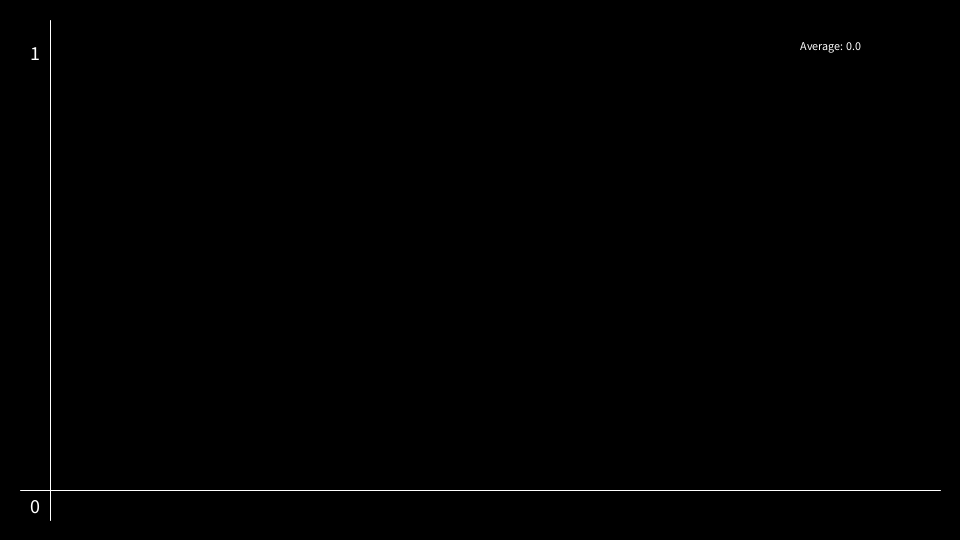
Frame 1 (no input)
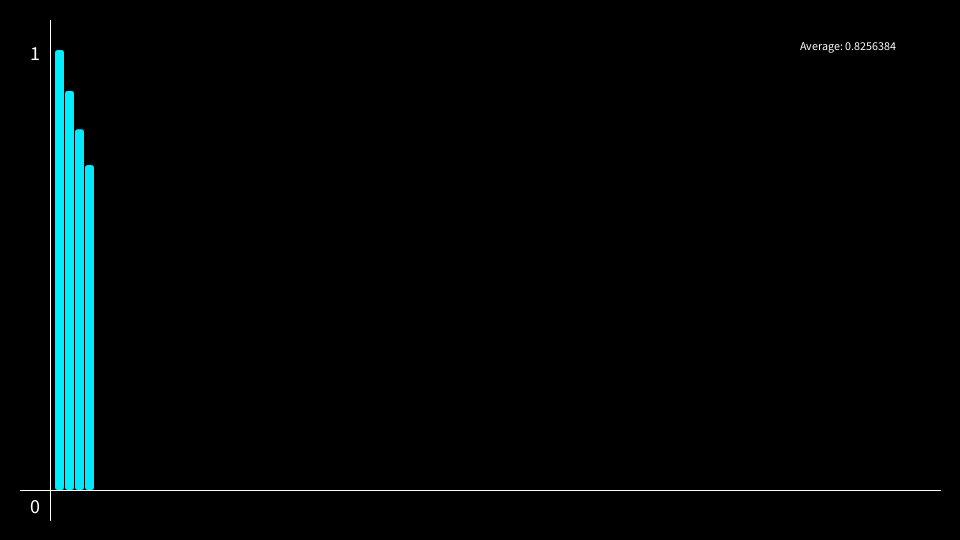
Frame 60 (the mouse pressed at the canvas centre just before this capture)
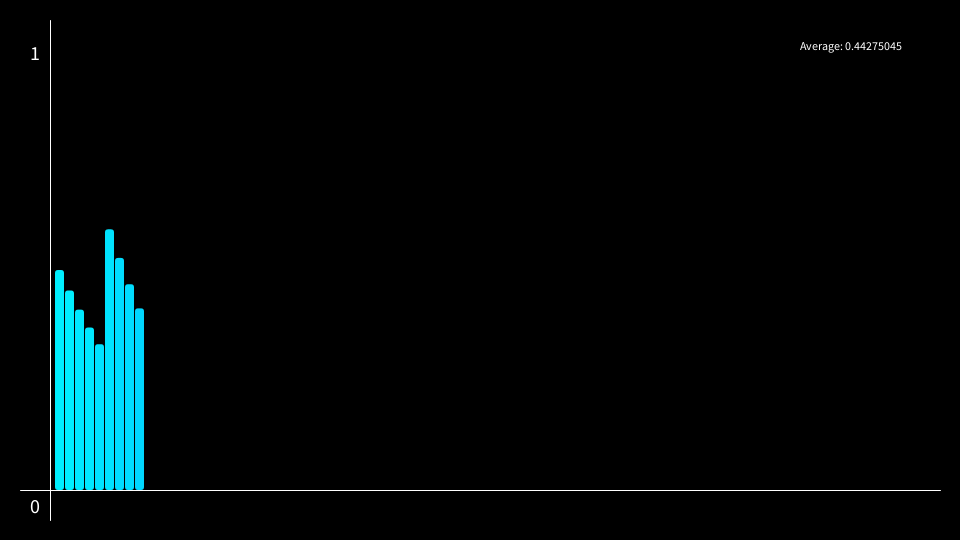
Frame 120 (the mouse held since frame 60 and released just before this capture)

The Processing sketch that drew these frames (run headless with seeded random() and noise(); from frame 60 on, the mouse is pressed at the canvas centre):

// Processing sketch: ConvolutionSample
// ── ConvolutionSample.pde
float mouseValue;
float[] valueBox = {};
float[] convolutedValueBox = {};
int displayLength = 80;
float valueSum;
float valueAvg;

void setup(){
  size(960, 540);
  colorMode(HSB);
}

void draw(){
  background(0);
  if(frameCount % 12 == 0){
    mouseValue = map(mouseY, 0, height, 1.0, 0);
    valueBox = append(valueBox, mouseValue);
    convolutedValueBox = append(convolutedValueBox, 0);
    
    if(convolutedValueBox.length > displayLength){
      
      for(int i=0; i < displayLength; i++){
        //convolutedValueBox[convolutedValueBox.length-(1+i)] = QuadraticFunction(valueBox[valueBox.length-(1+i)], 0.97, i);
        convolutedValueBox[convolutedValueBox.length-(1+i)] = CubicFunction(valueBox[valueBox.length-(1+i)], i);
      }
      for(int i = 0; i < displayLength; i++){
        valueSum += convolutedValueBox[convolutedValueBox.length-(1+i)];
      }
      valueAvg = valueSum/displayLength;
      
    }else{
      for(int i=0; i < valueBox.length; i++){
        //convolutedValueBox[i] = QuadraticFunction(valueBox[i], 0.97, valueBox.length-(1+i));
        convolutedValueBox[i] = CubicFunction(valueBox[i], valueBox.length-(1+i));
      }
      for(int i = 0; i < valueBox.length; i++){
        valueSum += convolutedValueBox[convolutedValueBox.length-(1+i)];
      }
      valueAvg = valueSum/convolutedValueBox.length;
    }
   
  }
  
  stroke(255);
  strokeWeight(1);
  line(50, 20, 50, height-20);
  line(20, height - 50, width - 20, height - 50);
  
  if(convolutedValueBox.length > displayLength){
    for(int i = 0; i < displayLength; i++){
      float rectHeight = map(convolutedValueBox[convolutedValueBox.length-1-i], 0, 1, 0, height-100);
      fill(i/2+130, 255, 255);
      noStroke();
      rect(10*i+55, (height - 50) - rectHeight, 9, rectHeight, 3, 3, 3, 3);
      //rect(10*i+55, (height - 50) - rectHeight, 9, 2, 3, 3, 3, 3);
    }
  }else{
    for(int i = 0; i < convolutedValueBox.length-1; i++){
      float rectHeight = map(convolutedValueBox[convolutedValueBox.length-1-i], 0, 1, 0, height-100);
      fill(i/2+130, 255, 255);
      noStroke();
      rect(10*i+55, (height - 50) - rectHeight, 9, rectHeight, 3, 3, 3, 3);
      //rect(10*i+55, (height - 50) - rectHeight, 9, 2, 3, 3, 3, 3);
    }
  }
  
  fill(255);
  textSize(12);
  text("Average: "+valueAvg, width - 160, 50);
  textSize(20);
  text("1", 30, 60);
  text("0", 30, height-27);
  
  valueSum = 0;
}

float QuadraticFunction(float val, float n, int x){
    return val * pow(n, x);
}

float CubicFunction(float val, int x){
  return val * -( pow(0.029*x-2, 3) + pow(0.045*x-3, 2) + pow(0.018*x-2, 1));
}
